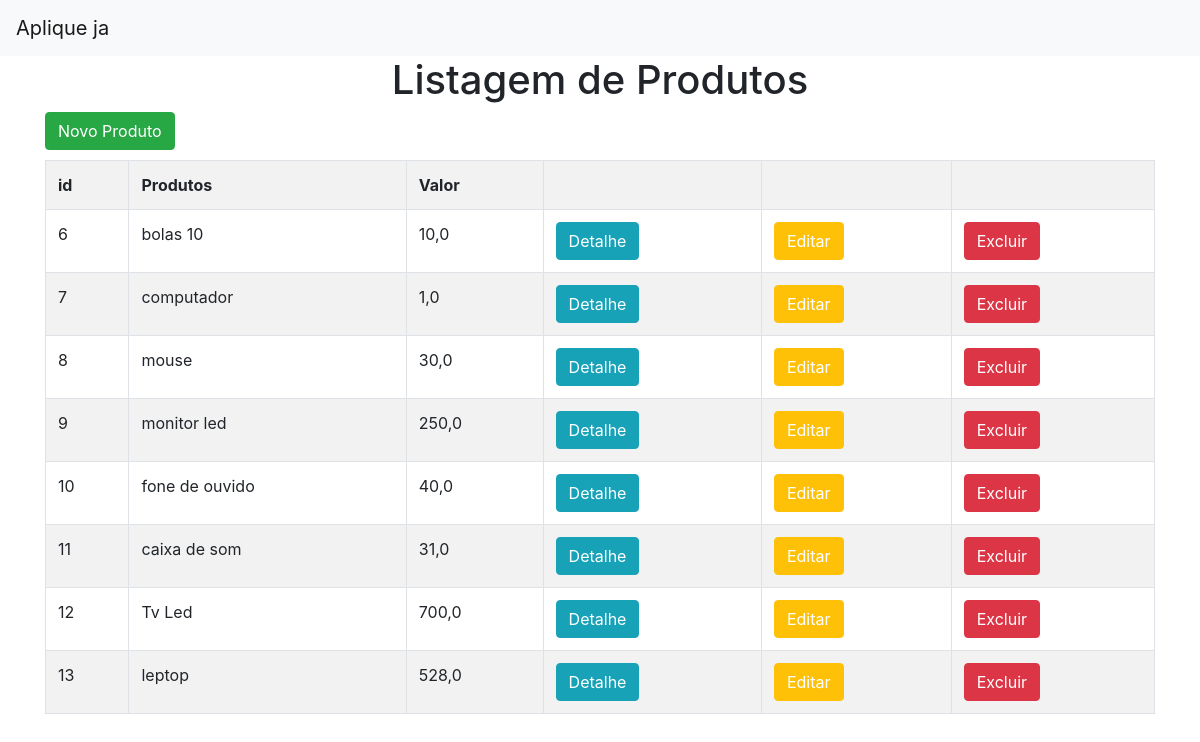
The page / on the database its author committed.
### aplique_ja/models.py (models this page shows)
class Produto(models.Model):
    produto = models.TextField(max_length=255)
    quantidade = models.IntegerField(default=1)
    valor = models.FloatField()
    total = models.IntegerField(null=True)
    pago = models.BooleanField(default=False)
    data = models.DateField(default=datetime.now)

### aplique_ja/views.py (the view)
# urls.py: path('', views.produtos, name='produtos'),
def produtos(request):
    dados = {
        'dados':Produto.objects.all()
    }
    return render(request,'investimentos/produtos.html', context=dados)

### aplique_ja/templates/investimentos/produtos.html
{% extends 'investimentos/base.html' %}
{% block conteudo %}
<h1 style="text-align: center;">Listagem de Produtos</h1>
    <div class='container'>
    <button class="btn btn-success" style='margin-bottom: 10px;'><a style='color: white;'href="{% url 'novo_produto' %}">Novo Produto</a></button>
    <table class="table table-striped table-bordered">
        <tr>
        <th>id</th>
        <th>Produtos</th>
        <th>Valor</th>
        <th></th>
        <th></th>
        <th></th>
        </tr>
        {% for dado in dados %}
        <tr>
            <td>{{dado.id}}</td>
            <td>{{dado.produto}}</td>
            <td>{{dado.valor}}</td>
            <td><button class="btn btn-info"><a style="color:white" href="{% url 'detalhe' dado.id %}">Detalhe</a></button></td>
            <td><button class="btn btn-warning"><a style="color:white" href="{% url 'editar' dado.id %}">Editar</a></button></td>
            <td><button class="btn btn-danger"><a style="color:white" href="{% url 'excluir' dado.id %}">Excluir</a></button></td>
    </tr>
    {% endfor %}
   </table>
</div>
{% endblock %}

### aplique_ja/templates/investimentos/base.html (shortened to what this page needs)
<!doctype html>
<html lang="en">
  <head>
    <link rel="stylesheet" href="https://cdn.jsdelivr.net/npm/bootstrap@4.6.2/dist/css/bootstrap.min.css">
  </head>
  <body>
   <nav class="navbar navbar-light bg-light">
  <a class="navbar-brand" href="{% url 'produtos'  %}">Aplique ja</a>
</nav>
{% block conteudo %}
{% endblock %}
  </body>
</html>

### rows shown on the page
Produto: id "6", produto "bolas 10", valor "10,0"
Produto: id "7", produto "computador", valor "1,0"
Produto: id "8", produto "mouse", valor "30,0"
Produto: id "9", produto "monitor led", valor "250,0"
Produto: id "10", produto "fone de ouvido", valor "40,0"
Produto: id "11", produto "caixa de som", valor "31,0"
Produto: id "12", produto "Tv Led", valor "700,0"
Produto: id "13", produto "leptop", valor "528,0"
